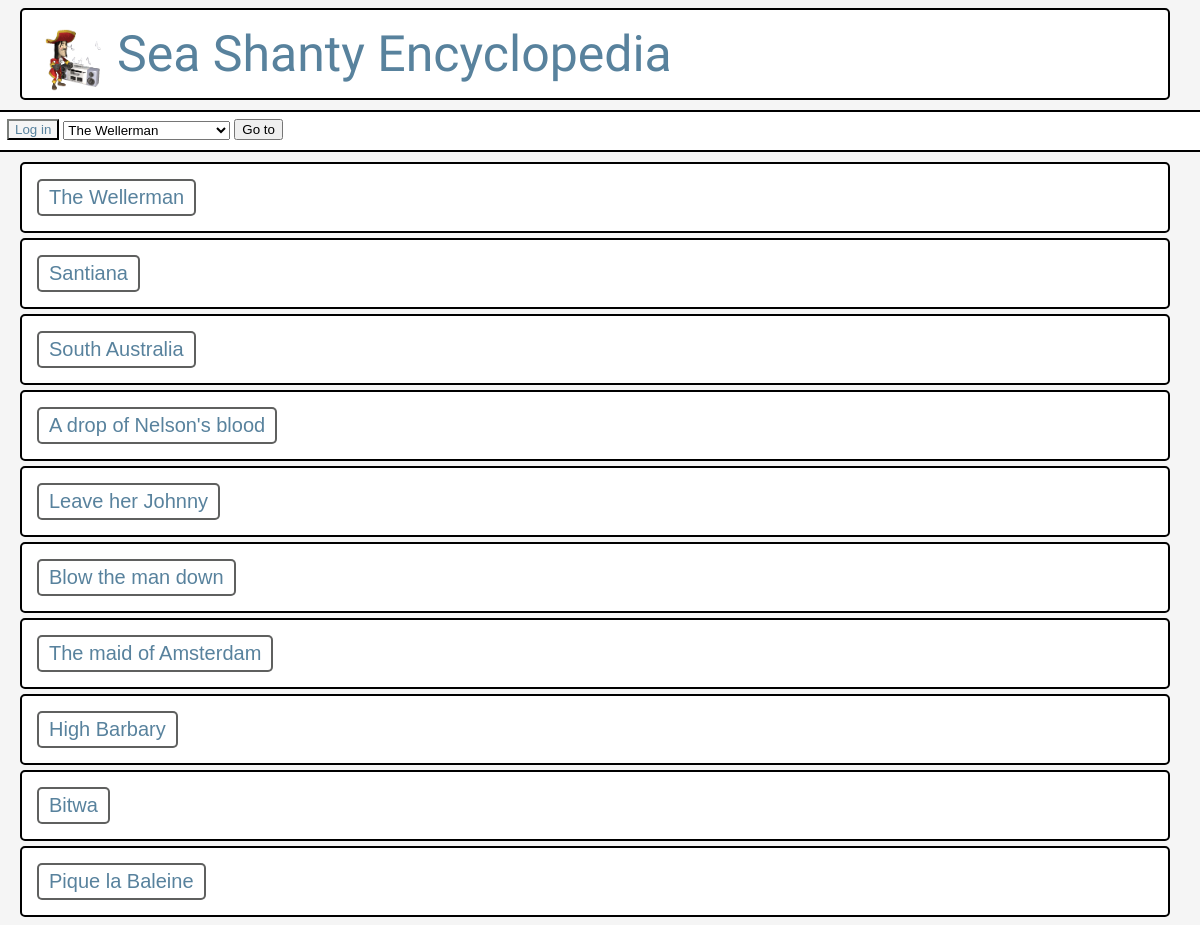
Before: / with the older database file.
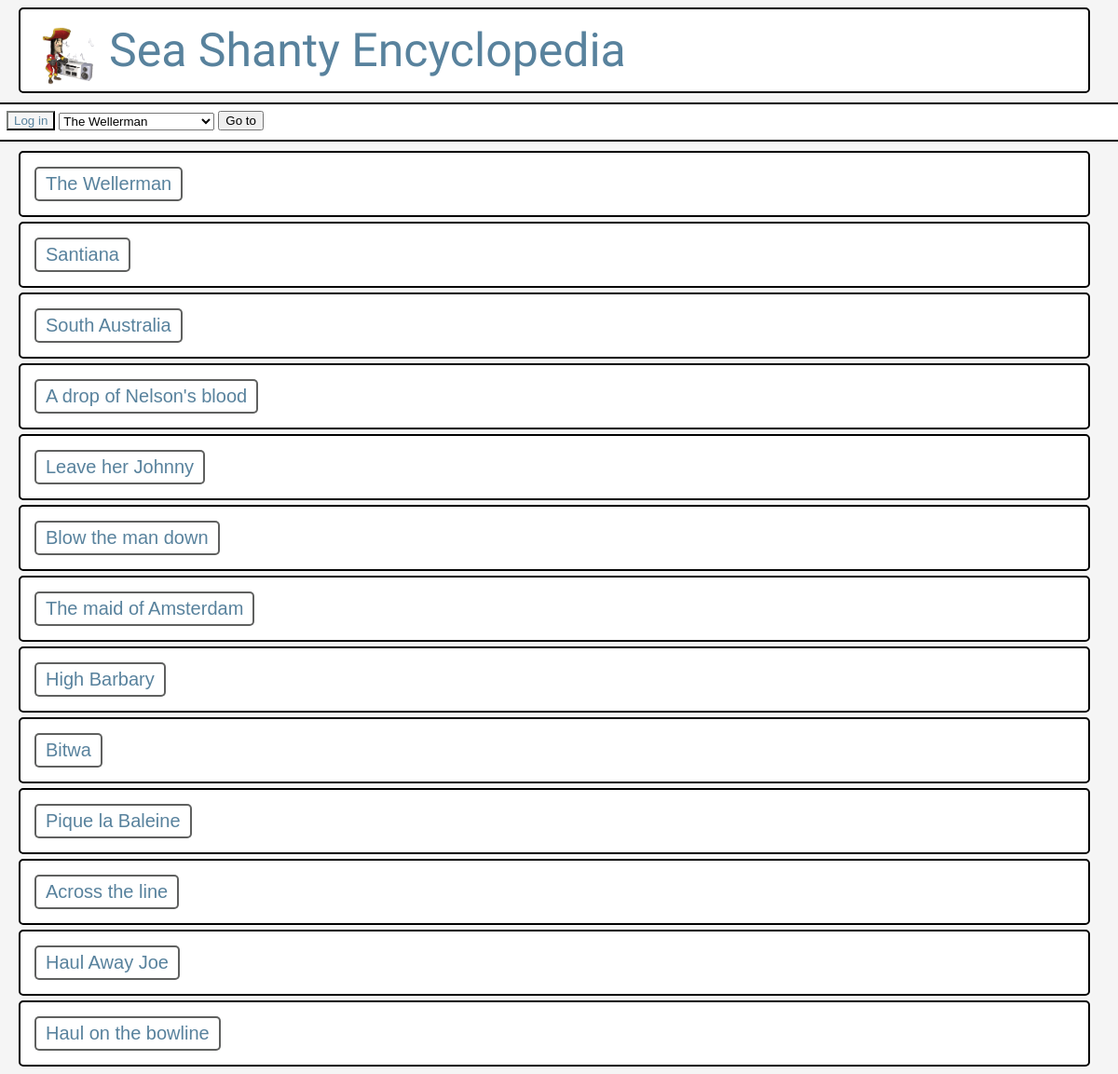
After: the same page with the newer database file.
### SHE.py (models this page shows)
class Seashanty(db.Model):
    __tablename__ = 'seashanties'
    ID = db.Column(db.Integer, primary_key=True)
    Name = db.Column(db.Text,)
    Alternative_Names = db.Column(db.Text)
    Country_Origin = db.Column(db.ForeignKey('Countries.Name'))
    Language = db.Column(db.ForeignKey('Language.Name'))
    Description = db.Column(db.Text)
    Lyrics = db.Column(db.Text)
    AudioSource = db.Column(db.Text)
    Country = db.relationship('Country', primaryjoin='Seashanty.Country_Origin == Country.Name', backref='seashanties')
    Language1 = db.relationship('Language', primaryjoin='Seashanty.Language == Language.Name', backref='seashanties')

### SHE.py (the view, shortened to what this page needs)
@app.route('/', methods=["GET","POST"])
def home():
    shantys = None
    return render_template("home.html", shantys = Seashanty.query.all())  # Return the html template

### templates/home.html (shortened to what this page needs)
<!DOCTYPE html>
<html>
  <head>
    <link rel="stylesheet" href="/static/style.css">
  </head>
  <body>
    <div class="entry">
      <div class="column">
        <img src="/static/ds.gif" class="smallImage" alt="Dancing sailor">
      </div>
      <div>
        <p class="title">Sea Shanty Encyclopedia   </p>
      </div>
    </div>
    <div class="navbar">
      <table>
        <tr>
          <th>{% if session.admin =='yes'%}
          {% else %}
          <form method="" action="/login">
            <input type="submit" class="smallButton" value="Log in">
          </form>
          {% endif %}</th>
          <th> <select name="goto">
            {% for shanty in shantys %}
              <option value="#{{shanty.Name|replace(' ','_') }}"> {{shanty.Name}} </option>
            {% endfor %}
          </select> </th>
          <th> <button id="gotoButton">Go to </button> </th>
        </tr>
      </table>
    </div>
    {% for shanty in shantys %}
    <div class="entry collapsed" id="{{shanty.Name|replace(' ','_')}}">
      <button class="btn">{{shanty.Name}}</button>
    </div>
    {% endfor %}
  </body>
</html>

### static/style.css (style rules this page uses)
:root { --c1: #DCDCDD; --c2: #2A2B2A; --c3: #58829D; --c4: #F5F5F5; }
html { scroll-behavior: smooth; }
body { background-color: var(--c4); font-family: Hind; margin-left: 0; margin-right:0; color: var(--c3); }
.title { font-size: 50px; margin: 0px; }
.column { float: left; }
.navbar { list-style-type: none; height:30px; margin-top: 10px; margin-bottom: 10px; margin-left: 0px; border-style: solid; border-radius: 0px; border-color: black; border-width: 2px; background-color:white; padding-left:10px; border-left:0px; border-right:0px; padding:4px; }
.smallImage { width: 70px; height: 70px; padding-right: 10px; }
.btn { border: solid; border-width: 2px; border-radius: 5px; font-size: 20px; border-color: rgba(42, 43, 42, 0.75); padding: 5px; padding-left: 10px; padding-right: 10px; text-align: left; text-decoration: none; outline: none; color:var(--c3); background-color:white; }
.smallButton { background-color:var(--c4); color:var(--c3); border-color: var(--c2); }
.entry { margin-left: 20px; margin-top: 5px; margin-right: 30px; padding: 15px; border-style: solid; border-radius: 5px; border-color: black; border-width: 2px; background-color:white; }

Changed rows visible on the page:
added Seashanty: Name "Across the line"
added Seashanty: Name "Haul Away Joe"
added Seashanty: Name "Haul on the bowline"
